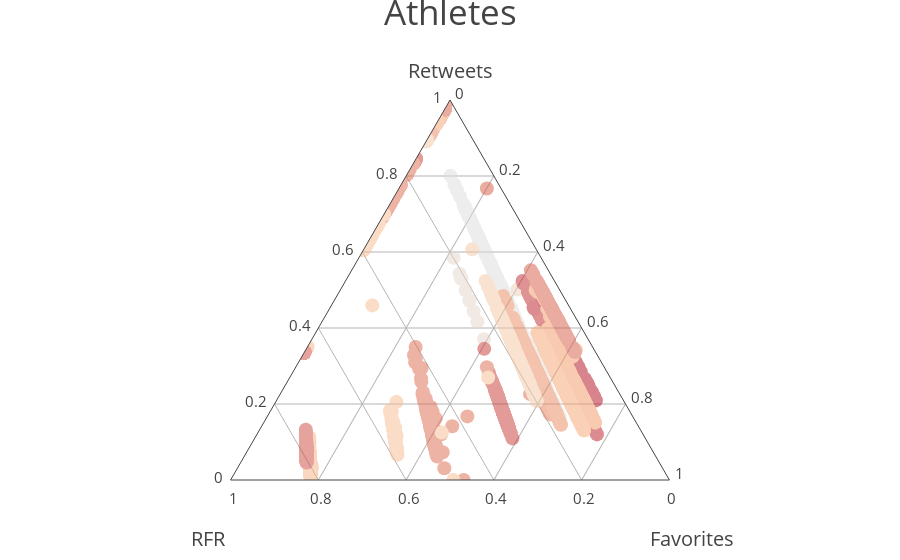

Here is the notebook cell this chart was saved with:
### Markdown cell above
### Plotting

### Code cell
ternary_plot_all(from_user_df, 'Musicians')

### Figure 1 — Plotly figure (JSON) as saved in the notebook; plotly's stock layout.template omitted (floating-point values rounded to 4 significant figures; data arrays with more than 128 entries replaced by an {"elided": "..."} marker saying what was removed)
{"data": [{"a": {"elided": "3093 float values"}, "b": {"elided": "3093 float values"}, "c": {"elided": "3093 float values"}, "marker": {"autocolorscale": true, "color": {"elided": "3093 int values"}, "size": 14, "symbol": "o"}, "mode": "markers", "opacity": 0.5, "text": {"elided": "3093 str values"}, "type": "scatterternary"}], "layout": {"annotations": [{"font": {"size": 35}, "showarrow": false, "text": "Athletes", "x": 0.5, "y": 1.3}], "ternary": {"aaxis": {"showgrid": true, "showline": true, "tickcolor": "rgba(0,0,0,0)", "tickfont": {"size": 15}, "ticklen": 5, "title": "Retweets", "titlefont": {"size": 20}}, "baxis": {"showgrid": true, "showline": true, "tickcolor": "rgba(0,0,0,0)", "tickfont": {"size": 15}, "ticklen": 5, "title": "<br>RFR", "titlefont": {"size": 20}}, "caxis": {"showgrid": true, "showline": true, "tickcolor": "rgba(0,0,0,0)", "tickfont": {"size": 15}, "ticklen": 5, "title": "<br>Favorites", "titlefont": {"size": 20}}, "sum": 1}}}
